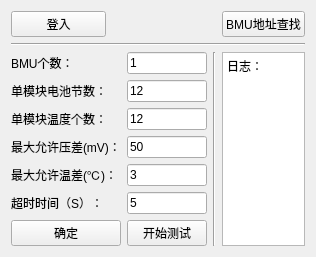
      <widget class="QWidget" name="BMUTEST">
       <property name="geometry">
        <rect>
         <x>0</x>
         <y>0</y>
         <width>299</width>
         <height>237</height>
        </rect>
       </property>
       <attribute name="label">
        <string>测试</string>
       </attribute>
       <layout class="QGridLayout" name="gridLayout_5">
        <item row="0" column="0">
         <widget class="QPushButton" name="pushButton_LogIn">
          <property name="text">
           <string>登入</string>
          </property>
         </widget>
        </item>
        <item row="1" column="0" colspan="4">
         <widget class="Line" name="line_4">
          <property name="orientation">
           <enum>Qt::Horizontal</enum>
          </property>
         </widget>
        </item>
        <item row="2" column="2" rowspan="2">
         <widget class="Line" name="line_5">
          <property name="orientation">
           <enum>Qt::Vertical</enum>
          </property>
         </widget>
        </item>
        <item row="2" column="3" rowspan="2">
         <widget class="QTextBrowser" name="textBrowser_test">
          <property name="html">
           <string>&lt;!DOCTYPE HTML PUBLIC &quot;-//W3C//DTD HTML 4.0//EN&quot; &quot;http://www.w3.org/TR/REC-html40/strict.dtd&quot;&gt;
&lt;html&gt;&lt;head&gt;&lt;meta name=&quot;qrichtext&quot; content=&quot;1&quot; /&gt;&lt;style type=&quot;text/css&quot;&gt;
p, li { white-space: pre-wrap; }
&lt;/style&gt;&lt;/head&gt;&lt;body style=&quot; font-family:'SimSun'; font-size:9pt; font-weight:400; font-style:normal;&quot;&gt;
&lt;p style=&quot; margin-top:0px; margin-bottom:0px; margin-left:0px; margin-right:0px; -qt-block-indent:0; text-indent:0px;&quot;&gt;日志：&lt;/p&gt;&lt;/body&gt;&lt;/html&gt;</string>
          </property>
         </widget>
        </item>
        <item row="2" column="0" rowspan="2" colspan="2">
         <layout class="QGridLayout" name="gridLayout_4">
          <item row="3" column="0" colspan="3">
           <widget class="QLabel" name="label_BMUTest_4">
            <property name="text">
             <string>最大允许压差(mV)：</string>
            </property>
           </widget>
          </item>
          <item row="4" column="3">
           <widget class="QLineEdit" name="lineEdit_BMUTest_5">
            <property name="text">
             <string>3</string>
            </property>
           </widget>
          </item>
          <item row="5" column="3">
           <widget class="QLineEdit" name="lineEdit_BMUTest_6">
            <property name="text">
             <string>5</string>
            </property>
           </widget>
          </item>
          <item row="0" column="3">
           <widget class="QLineEdit" name="lineEdit_BMUTest_1">
            <property name="text">
             <string>1</string>
            </property>
           </widget>
          </item>
          <item row="1" column="3">
           <widget class="QLineEdit" name="lineEdit_BMUTest_2">
            <property name="text">
             <string>12</string>
            </property>
           </widget>
          </item>
          <item row="3" column="3">
           <widget class="QLineEdit" name="lineEdit_BMUTest_4">
            <property name="text">
             <string>50</string>
            </property>
           </widget>
          </item>
          <item row="4" column="0" colspan="3">
           <widget class="QLabel" name="label_BMUTest_5">
            <property name="text">
             <string>最大允许温差(℃)：</string>
            </property>
           </widget>
          </item>
          <item row="2" column="3">
           <widget class="QLineEdit" name="lineEdit_BMUTest_3">
            <property name="text">
             <string>12</string>
            </property>
           </widget>
          </item>
          <item row="6" column="3">
           <widget class="QPushButton" name="pushButton_Start">
            <property name="text">
             <string>开始测试</string>
            </property>
           </widget>
          </item>
          <item row="6" column="0" colspan="3">
           <widget class="QPushButton" name="pushButton_Enter">
            <property name="text">
             <string>确定</string>
            </property>
           </widget>
          </item>
          <item row="5" column="0" colspan="3">
           <widget class="QLabel" name="label_BMUTest_6">
            <property name="text">
             <string>超时时间（S）：</string>
            </property>
           </widget>
          </item>
          <item row="2" column="0" colspan="3">
           <widget class="QLabel" name="label_BMUTest_3">
            <property name="text">
             <string>单模块温度个数：</string>
            </property>
           </widget>
          </item>
          <item row="1" column="0" colspan="3">
           <widget class="QLabel" name="label_BMUTest_2">
            <property name="text">
             <string>单模块电池节数：</string>
            </property>
           </widget>
          </item>
          <item row="0" column="0" colspan="3">
           <widget class="QLabel" name="label_BMUTest_1">
            <property name="text">
             <string>BMU个数：</string>
            </property>
           </widget>
          </item>
         </layout>
        </item>
        <item row="0" column="3">
         <widget class="QPushButton" name="pushButton_SearchBMU">
          <property name="text">
           <string>BMU地址查找</string>
          </property>
         </widget>
        </item>
       </layout>
      </widget>
